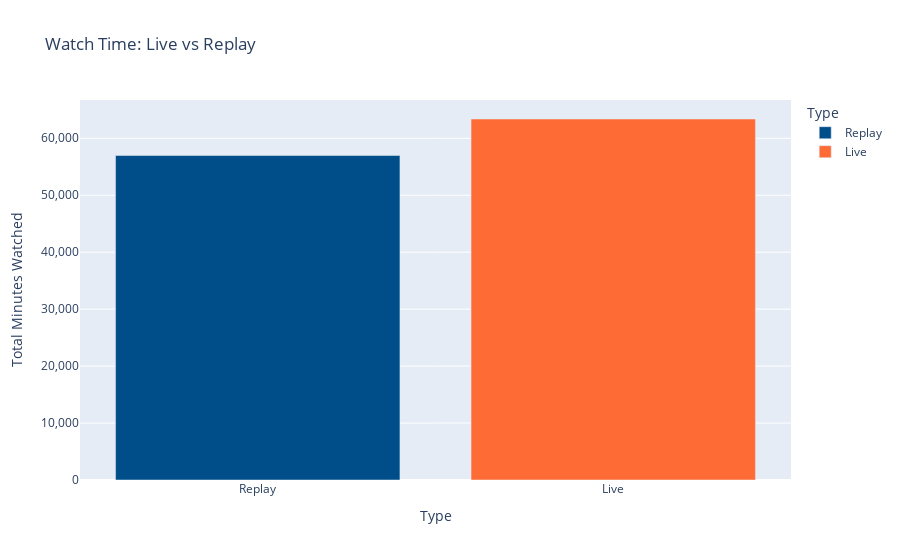

Source (notebook cell):
### Code cell
# Minutes watched: Live vs Replay
live_vs_replay = viewing_data.groupby('is_live')['watch_duration_minutes'].sum().reset_index()
live_vs_replay['Type'] = live_vs_replay['is_live'].map({True: 'Live', False: 'Replay'})
live_vs_replay.columns = ['is_live', 'Total Minutes Watched', 'Type']

print("Minutes Watched: Live vs Replay")
print("=" * 50)
print(live_vs_replay[['Type', 'Total Minutes Watched']].to_string(index=False))

fig = px.bar(
    live_vs_replay,
    x='Type',
    y='Total Minutes Watched',
    title='Watch Time: Live vs Replay',
    color='Type',
    color_discrete_map={'Live': '#FF6B35', 'Replay': '#004E89'}
)
fig.update_yaxes(tickformat=',.0f')
fig.show()

### Figure 1 — Plotly figure (JSON) as saved in the notebook; plotly's stock layout.template omitted (floating-point values rounded to 4 significant figures)
{"data": [{"hovertemplate": "Type=%{x}<br>Total Minutes Watched=%{y}<extra></extra>", "legendgroup": "Replay", "marker": {"color": "#004E89", "pattern": {"shape": ""}}, "name": "Replay", "orientation": "v", "showlegend": true, "textposition": "auto", "type": "bar", "x": ["Replay"], "xaxis": "x", "y": [56970.0], "yaxis": "y"}, {"hovertemplate": "Type=%{x}<br>Total Minutes Watched=%{y}<extra></extra>", "legendgroup": "Live", "marker": {"color": "#FF6B35", "pattern": {"shape": ""}}, "name": "Live", "orientation": "v", "showlegend": true, "textposition": "auto", "type": "bar", "x": ["Live"], "xaxis": "x", "y": [63390.0], "yaxis": "y"}], "layout": {"barmode": "relative", "legend": {"title": {"text": "Type"}, "tracegroupgap": 0}, "title": {"text": "Watch Time: Live vs Replay"}, "xaxis": {"anchor": "y", "categoryarray": ["Replay", "Live"], "categoryorder": "array", "domain": [0, 1], "title": {"text": "Type"}}, "yaxis": {"anchor": "x", "domain": [0, 1], "tickformat": ",.0f", "title": {"text": "Total Minutes Watched"}}}}
